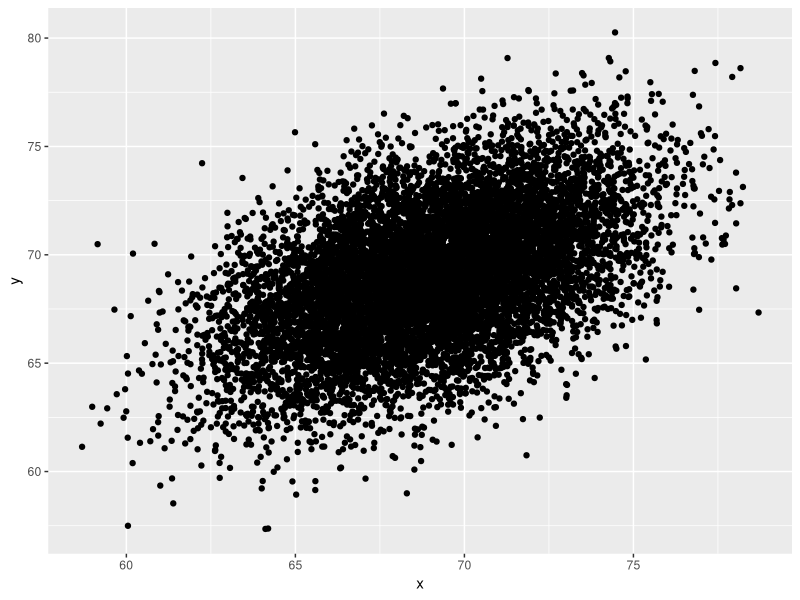

This figure's R source:
library(dplyr)
library(dslabs)
library(ggplot2)
data("heights")
# heights %>% 
#   mutate(height = round(height)) %>%
#   group_by(height) %>%
#   summarize(p = mean(sex == "Male")) %>%
#   qplot(height, p, data =.)

# ps <- seq(0, 1, 0.1)
# heights %>% 
#   mutate(g = cut(height, quantile(height, ps), include.lowest = TRUE)) %>%
#   group_by(g) %>%
#   summarize(p = mean(sex == "Male"), height = mean(height)) %>%
#   qplot(height, p, data =.)

Sigma <- 9*matrix(c(1,0.5,0.5,1), 2, 2)
dat <- MASS::mvrnorm(n = 10000, c(69, 69), Sigma) %>%
  data.frame() %>% setNames(c("x", "y"))

ps <- seq(0, 1, 0.1)
dat %>% 
  mutate(g = cut(x, quantile(x, ps), include.lowest = TRUE)) %>%
  group_by(g) %>%
  summarize(y =(y), x =(x)) %>%
  qplot(x, y, data =.)
